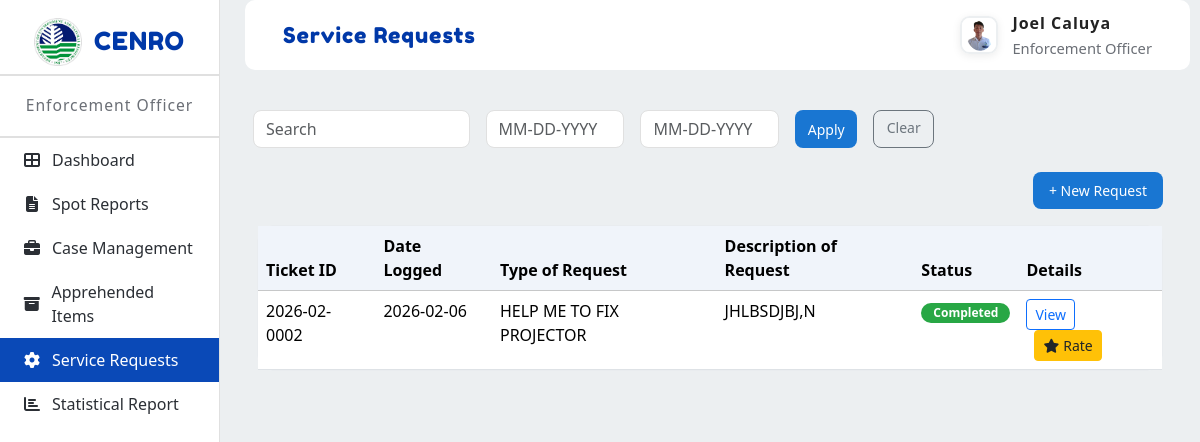
The app's page /prototype/app/modules/enforcement_officer/views/service_requests.php (signed in) with its own data.
### tables this page shows
CREATE TABLE `users` (
  `id` int(11) NOT NULL,
  `email` varchar(255) NOT NULL,
  `password_hash` varchar(255) NOT NULL,
  `full_name` varchar(255) NOT NULL,
  `contact_number` varchar(20) DEFAULT NULL,
  `office_unit` varchar(255) DEFAULT NULL,
  `profile_picture` varchar(255) DEFAULT NULL,
  `role` enum('Admin','Enforcement Officer','Enforcer','Property Custodian','Office Staff') NOT NULL,
  `status` tinyint(1) DEFAULT 1,
  `created_at` timestamp NOT NULL DEFAULT current_timestamp(),
  `updated_at` timestamp NOT NULL DEFAULT current_timestamp() ON UPDATE current_timestamp(),
  `last_login` timestamp NULL DEFAULT NULL,
  `position` varchar(100) DEFAULT NULL
);

CREATE TABLE `service_requests` (
  `id` int(10) UNSIGNED NOT NULL,
  `ticket_no` varchar(64) NOT NULL,
  `ticket_date` date NOT NULL,
  `requester_name` varchar(255) DEFAULT NULL,
  `requester_position` varchar(150) DEFAULT NULL,
  `requester_office` varchar(150) DEFAULT NULL,
  `requester_division` varchar(150) DEFAULT NULL,
  `requester_phone` varchar(50) DEFAULT NULL,
  `requester_email` varchar(150) DEFAULT NULL,
  `request_type` varchar(150) DEFAULT NULL,
  `request_description` text DEFAULT NULL,
  `feedback_rating` varchar(50) DEFAULT NULL,
  `requester_signature_path` varchar(255) DEFAULT NULL,
  `auth1_name` varchar(255) DEFAULT NULL,
  `auth1_position` varchar(150) DEFAULT NULL,
  `auth1_date` date DEFAULT NULL,
  `auth1_signature_path` varchar(255) DEFAULT NULL,
  `auth2_name` varchar(255) DEFAULT NULL,
  `auth2_position` varchar(150) DEFAULT NULL,
  `auth2_date` date DEFAULT NULL,
  `auth2_signature_path` varchar(255) DEFAULT NULL,
  `status` varchar(50) NOT NULL DEFAULT 'open',
  `created_by` int(11) DEFAULT NULL,
  `created_at` timestamp NOT NULL DEFAULT current_timestamp(),
  `updated_at` timestamp NULL DEFAULT NULL ON UPDATE current_timestamp(),
  `ack_signature_path` text DEFAULT NULL,
  `acknowledged_at` datetime DEFAULT NULL,
  `acknowledged_by_name` varchar(191) DEFAULT NULL,
  `acknowledged_by` varchar(150) DEFAULT NULL,
  `rating` varchar(32) DEFAULT NULL,
  `rating_comment` text DEFAULT NULL,
  `rated_at` datetime DEFAULT NULL
);

### prototype/app/modules/enforcement_officer/views/service_requests.php (the view, shortened to what this page needs)
<!DOCTYPE html>
<html lang="en">
<head>
  <link href="https://cdn.jsdelivr.net/npm/bootstrap@5.3.2/dist/css/bootstrap.min.css" rel="stylesheet">
  <link rel="stylesheet" href="https://cdn.jsdelivr.net/npm/bootstrap-icons@1.11.1/font/bootstrap-icons.css">
  <link rel="stylesheet" href="../../../../public/assets/css/modules/admin/common.css">
  <link rel="stylesheet" href="../../../../public/assets/css/modules/admin/dashboard.css">
  <link rel="stylesheet" href="https://cdnjs.cloudflare.com/ajax/libs/font-awesome/6.4.2/css/all.min.css">
</head>
<body>
  <div class="layout">
    <nav class="sidebar" role="navigation" aria-label="Main sidebar">
      <div class="sidebar-logo">
        <img src="../../../../public/assets/images/denr-logo.png" alt="DENR Logo">
        <span>CENRO</span>
      </div>
      <div class="sidebar-role">Enforcement Officer</div>
      <nav class="sidebar-nav" aria-label="Sidebar menu">
        <ul>
          <li><a href="dashboard.php"><i class="fa fa-th-large"></i> Dashboard</a></li>
          <li><a href="spot_reports.php"><i class="fa fa-file-text"></i> Spot Reports</a></li>
          <li><a href="case_management.php"><i class="fa fa-briefcase"></i> Case Management</a></li>
          <li><a href="apprehended_items.php"><i class="fa fa-archive"></i> Apprehended Items</a></li>
          <li class="active"><a href="service_requests.php"><i class="fa fa-cog"></i> Service Requests</a></li>
          <li><a href="statistical_report.php"><i class="fa fa-chart-bar"></i> Statistical Report</a></li>
        </ul>
      </nav>
    </nav>
    <div class="main">
      <div class="topbar">
        <div class="topbar-card">
          <div class="topbar-title">Service Requests</div>
          <?php include __DIR__ . '/../../shared/views/topbar_profile.php'; ?>
        </div>
      </div>
      <div class="main-content">
        <div class="container-fluid p-2">
            <?php
            require_once __DIR__ . '/../../../config/db.php';
            $currentUserId = $_SESSION['uid'] ?? $_SESSION['user_id'] ?? $_SESSION['id'] ?? null;
            $currentUserEmail = $_SESSION['email'] ?? null;
            $service_requests = [];
            $search = trim($_GET['search'] ?? '');
            $displayDateFrom = '';
            $displayDateTo = '';
            try {
              if (empty($currentUserId) && empty($currentUserEmail)) {
                $service_requests = [];
              } else {
                $where = [];
                $params = [];
                if (!empty($currentUserId)) {
                  $where[] = 'created_by = ?';
                  $params[] = $currentUserId;
                } else {
                  $where[] = 'requester_email = ?';
                  $params[] = $currentUserEmail;
                }
                $sql = 'SELECT * FROM service_requests WHERE ' . implode(' AND ', $where) . ' ORDER BY created_at DESC';
                $stmt = $pdo->prepare($sql);
                $stmt->execute($params);
                $service_requests = $stmt->fetchAll();
              }
            } catch (Exception $e) {
              error_log('service_requests fetch error: ' . $e->getMessage());
              $service_requests = [];
            }
            ?>
          <form method="get" action="service_requests.php">
          <div class="row mb-4 g-3 align-items-end">
            <div class="col-md-3">
              <input type="text" name="search" value="<?php echo htmlspecialchars($search); ?>" class="form-control" placeholder="Search" style="border-radius: 8px; border: 1px solid #e0e0e0; height: 38px;">
            </div>
            <div class="col-md-2">
              <input type="text" name="date_from" value="<?php echo htmlspecialchars($displayDateFrom); ?>" class="form-control" placeholder="MM-DD-YYYY" pattern="\d{2}-\d{2}-\d{4}" style="border-radius: 8px; border: 1px solid #e0e0e0; height: 38px;">
            </div>
            <div class="col-md-2">
              <input type="text" name="date_to" value="<?php echo htmlspecialchars($displayDateTo); ?>" class="form-control" placeholder="MM-DD-YYYY" pattern="\d{2}-\d{2}-\d{4}" style="border-radius: 8px; border: 1px solid #e0e0e0; height: 38px;">
            </div>
            <div class="col-md-1">
              <button type="submit" class="btn btn-primary w-100" style="border-radius: 8px; background: #1976d2; border: none; height: 38px; font-size: 14px;">Apply</button>
            </div>
            <div class="col-md-1">
              <a href="service_requests.php" class="btn btn-outline-secondary w-100" style="border-radius: 8px; height: 38px; font-size: 14px;">Clear</a>
            </div>
          </div>
          </form>
          <div class="row mb-3">
            <div class="col-12 d-flex justify-content-end">
              <a href="new_requests.php" class="btn btn-primary" style="border-radius: 8px; background: #1976d2; border: none; padding: 8px 16px; font-size: 14px; text-decoration: none;">
                + New Request
              </a>
            </div>
          </div>
          <div class="row">
            <div class="col-12">
              <div class="card">
                <div class="card-body p-0">
                  <div class="table-responsive">
                    <table class="table table-hover mb-0">
                      <thead class="table-light">
                        <tr>
                          <th>Ticket ID</th>
                          <th>Date Logged</th>
                          <th>Type of Request</th>
                          <th>Description of Request</th>
                          <th>Status</th>
                          <th>Details</th>
                        </tr>
                      </thead>
                      <tbody>
                        <?php if (!empty($service_requests) && is_array($service_requests)): ?>
                          <?php foreach ($service_requests as $req): ?>
                            <tr>
                              <td><?php echo htmlspecialchars($req['ticket_no'] ?? $req['id'] ?? ''); ?></td>
                              <td><?php echo !empty($req['ticket_date']) ? htmlspecialchars(date('Y-m-d', strtotime($req['ticket_date']))) : htmlspecialchars($req['created_at'] ?? ''); ?></td>
                              <td><?php echo htmlspecialchars($req['request_type'] ?? ''); ?></td>
                              <td><?php echo htmlspecialchars($req['request_description'] ?? $req['request_description'] ?? ''); ?></td>
                              <td>
                                <?php
                                  $rawStatus = strtolower(trim($req['status'] ?? ''));
                                  $displayStatus = ucfirst($rawStatus ?: '');
                                  $badgeColor = ($rawStatus === 'pending') ? '#ffc107' : (($rawStatus === 'completed') ? '#28a745' : '#6c757d');
                                ?>
                                <span class="badge" style="background-color: <?php echo htmlspecialchars($badgeColor); ?>; color: white; padding: 4px 12px; border-radius: 12px; font-size: 12px;"><?php echo htmlspecialchars($displayStatus); ?></span>
                              </td>
                              <td>
                                <a href="request_details.php?id=<?php echo urlencode($req['id'] ?? ''); ?>" class="btn btn-sm btn-outline-primary">View</a>
                                <?php if ($rawStatus === 'completed'): ?>
                                  <a href="rate_request.php?id=<?php echo urlencode($req['id'] ?? ''); ?>" class="btn btn-sm btn-warning text-dark ms-2"><i class="fa fa-star me-1"></i>Rate</a>
                                <?php endif; ?>
                              </td>
                            </tr>
                          <?php endforeach; ?>
                        <?php else: ?>
                          <tr>
                            <td colspan="6" class="text-center">No service requests found.</td>
                          </tr>
                        <?php endif; ?>
                      </tbody>
                    </table>
                  </div>
                </div>
              </div>
            </div>
          </div>
        </div>
      </div>
    </div>
  </div>
  </body>
</html>

### prototype/app/modules/shared/views/topbar_profile.php (shortened to what this page needs)
<?php
require_once __DIR__ . '/../../../../app/config/db.php';
$topImg = '../../../../public/assets/images/default-avatar.png';
$topName = 'Guest';
$topRole = 'User';
$sessionUserId = $_SESSION['uid'] ?? $_SESSION['id'] ?? null;
$sessionUserEmail = $_SESSION['email'] ?? null;
try {
  $r = null;
  if (!empty($sessionUserId)) {
    $stmt = $pdo->prepare('SELECT id, full_name, profile_picture, role FROM users WHERE id = ? LIMIT 1');
    $stmt->execute([$sessionUserId]);
    $r = $stmt->fetch();
  } elseif (!empty($sessionUserEmail)) {
    $stmt = $pdo->prepare('SELECT id, full_name, profile_picture, role FROM users WHERE email = ? LIMIT 1');
    $stmt->execute([$sessionUserEmail]);
    $r = $stmt->fetch();
  }
  if (!empty($r)) {
    if (!empty($r['full_name'])) {
      $parts = preg_split('/\s+/', trim($r['full_name']));
      if (count($parts) === 1) {
        $topName = $parts[0];
      } else {
        $topName = $parts[0] . ' ' . $parts[count($parts) - 1];
      }
    } else {
      $topName = $topName;
    }
    $topRole = !empty($r['role']) ? $r['role'] : $topRole;
    if (!empty($r['profile_picture'])) {
      $stored = ltrim($r['profile_picture'], '/');
      $fsPath = __DIR__ . '/../../../../' . $stored;
      if (file_exists($fsPath)) {
        $topImg = '../../../../' . $stored;
      }
    }
  }
} catch (Exception $e) {
}
?>
<div class="topbar-profile-card" id="profileCard">
  <img src="<?php echo htmlspecialchars($topImg); ?>" alt="Profile" class="topbar-profile-img" id="profileImg">
  <div class="topbar-profile-info">
    <span class="name"><?php echo htmlspecialchars($topName); ?></span>
    <span class="role"><?php echo htmlspecialchars($topRole); ?></span>
  </div>
</div>

### prototype/public/assets/css/modules/admin/common.css (style rules this page uses)
body { margin:0; font-family:"Segoe UI", Arial, sans-serif; background:#eceff1; }
.layout { display:flex; height:100vh; }
.sidebar { width:220px; background:#fff; border-right:1px solid #e0e0e0; display:flex; flex-direction:column; align-items:center; padding:0; position: fixed; top: 0; left: 0; bottom: 0; height: 100vh; z-index: 100; }
.sidebar-logo { width:100%; display:flex; flex-direction:row; align-items:center; justify-content:center; gap:12px; padding:18px 18px 8px 18px; }
.sidebar-logo img { width:48px; height:48px; object-fit:contain; }
.sidebar-logo span { color:#0038A8; font-family:'Fredoka One', cursive; font-size:1.4rem; font-weight:400; letter-spacing:1px; }
.sidebar-role { width:100%; text-align:center; padding:18px 0 18px 0; color:#6b6f76; font-size:.98rem; font-weight:500; letter-spacing:1px; border-top:2px solid #e0e0e0; border-bottom:2px solid #e0e0e0; background:#fff; }
.sidebar-nav { width:100%; margin-top:0; }
.sidebar-nav ul { list-style:none; margin:0; padding:0; }
.sidebar-nav li { display:flex; align-items:center; gap:10px; padding:10px 22px; cursor:pointer; color:#2b2f35; font-size:1rem; transition:background .15s; }
.sidebar-nav li:not(.dropdown) { padding:10px 22px; }
.sidebar-nav li.active { background:#0a49b7; color:#fff; }
.sidebar-nav li i { width:20px; text-align:center; }
.sidebar-nav li a { color:inherit; text-decoration:none; width:100%; display:flex; align-items:center; gap:10px; }
.badge { background: #ffc107; color: #212529; border-radius: 12px; padding: 2px 8px; font-size: 0.75rem; font-weight: 600; min-width: 20px; text-align: center; display: inline-block; }
.main { margin-left: 220px; width: calc(100% - 220px); display: flex; flex-direction: column; height: 100vh; }
.topbar { background: #eceff1; padding: 15px 0; display: flex; align-items: flex-start; justify-content: center; padding: 0; }
.topbar-card { width: 98%; margin: 0px auto 0 auto; margin-left: 25px; background: #fff; border-radius: 10px; box-shadow: none; display: flex; align-items: center; justify-content: flex-start; padding: 2px 38px; min-height: 70px; }
.topbar-title { font-size: 1.35rem; font-family: 'Fredoka One', cursive; color: #0038A8; margin: 0; letter-spacing: 1px; flex: 3; margin-right: 15px; }
.topbar-profile-card { display: flex; align-items: center; background: none; border-radius: 5px; box-shadow: none; padding: 0; min-width: 180px; max-width: 220px; width: auto; flex: 0 0 auto; cursor: pointer; position: relative; }
.topbar-profile-img { width: 40px; height: 40px; border-radius: 50%; margin-right: 12px; object-fit: cover; }
.topbar-profile-info { display: flex; flex-direction: column; }
.topbar-profile-info .name { font-weight: 600; font-size: 0.9rem; color: #2b2f35; margin-bottom: 2px; }
.topbar-profile-info .role { font-size: 0.8rem; color: #6b6f76; }
.main-content { flex: 1; background: #eceff1; overflow-y: auto; opacity: 0; transform: translateY(30px) scale(0.98); filter: blur(2px); animation: professionalSlideIn 0.8s cubic-bezier(0.25, 0.46, 0.45, 0.94) 0.1s forwards; }
.main-content > * { opacity: 0; transform: translateY(20px); animation: staggeredFadeIn 0.6s cubic-bezier(0.25, 0.46, 0.45, 0.94) forwards; }
.main-content > *:nth-child(1) { animation-delay: 0.2s; }
.topbar-profile-img, .profile-image, .user-avatar, .profile-photo, .team-avatar, .requester-avatar, .img-fluid.rounded-circle { border-radius: 6px !important; }
.card { border: 1px solid #e9ecef; border-radius: 0.375rem; }
.table-light, .table-light > th, .table-light > td, thead.table-light th { background-color: #F0F4FA !important; }
.main::before, .main::after, .main-content::before, .main-content::after { content: none !important; background: none !important; }
body { overflow-x: hidden; }
.main { overflow: hidden; }

### records on screen
users: profile_picture (picture), full_name "Joel Caluya", role "Enforcement Officer"
service_requests: ticket_no "2026-02-0002", ticket_date "2026-02-06", request_type "HELP ME TO FIX PROJECTOR", request_description "JHLBSDJBJ,N", status "Completed"
